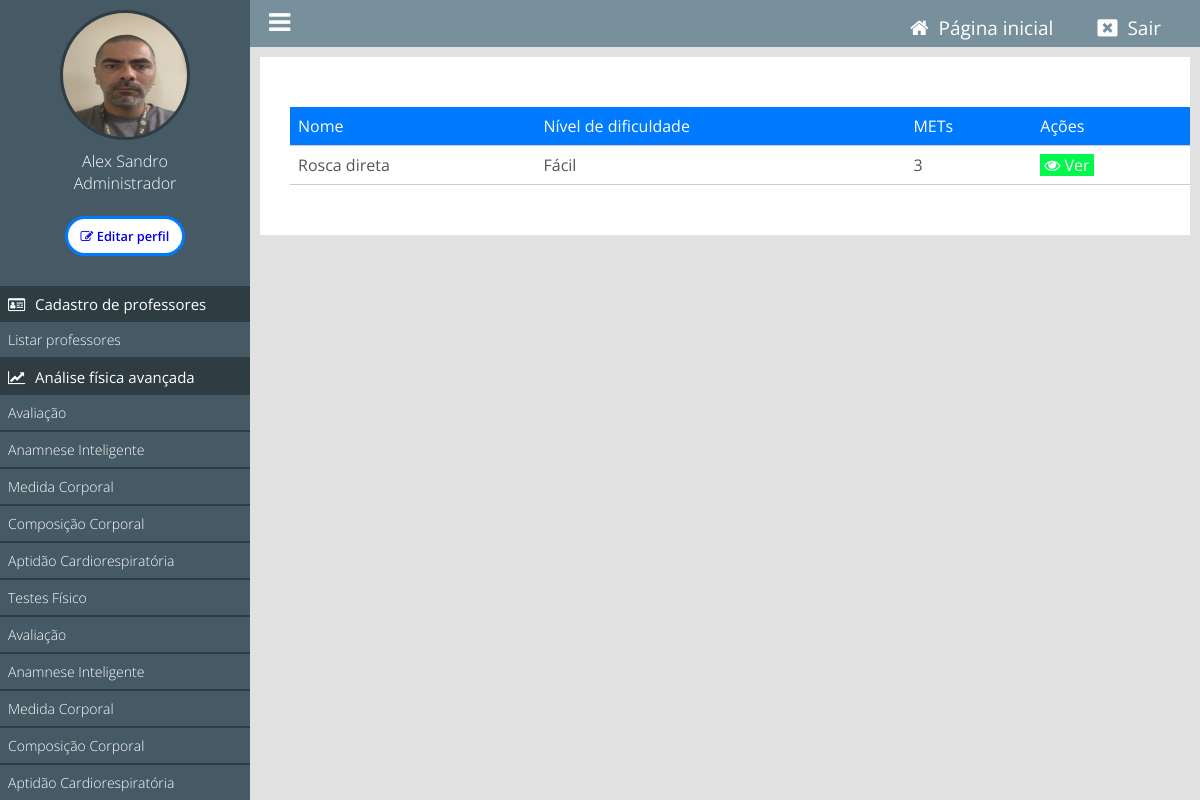
Before: /painel/listar-exercicios (signed in) with the older database file.
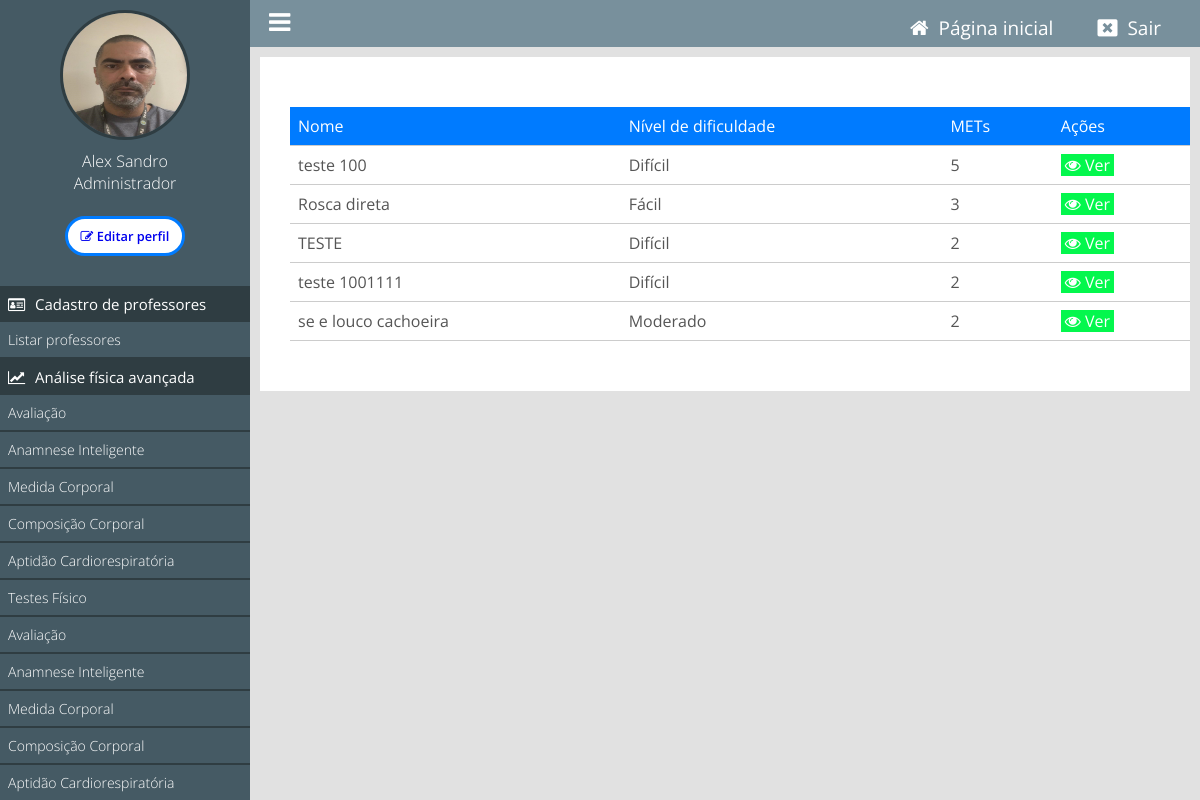
After: the same page with the newer database file.
### tables this page shows
CREATE TABLE IF NOT EXISTS `tb_exercicios_lib` (
  `id` int NOT NULL AUTO_INCREMENT,
  `usuario_id` int NOT NULL,
  `categoria_id` int NOT NULL,
  `nome_exercicio` varchar(255) NOT NULL,
  `articulacao` varchar(255) NOT NULL,
  `membro` varchar(255) NOT NULL,
  `grupo_muscular` varchar(255) NOT NULL,
  `aplicacao_forca` varchar(255) NOT NULL,
  `movimento` varchar(255) NOT NULL,
  `video` varchar(255) NOT NULL,
  `contra_indicacoes` varchar(255) NOT NULL,
  `indicacoes` varchar(255) NOT NULL,
  `mets_consumo_energetico` float NOT NULL,
  `nivel_dificuldade` varchar(255) NOT NULL,
  `created_at` timestamp NULL DEFAULT CURRENT_TIMESTAMP,
  `data_inclusao` datetime NOT NULL,
  PRIMARY KEY (`id`)
);

### classes/MySql.php (called while the page is built)
<?php
    class MySql{
        private static $pdo;
        public static function conectar(){
            if(self::$pdo == null){
                try{
                    self::$pdo = new PDO('mysql:host='.HOST.';dbname='.DATABASE,USER,PASSWORD,array(PDO::MYSQL_ATTR_INIT_COMMAND => "SET NAMES utf8"));
                    self::$pdo->setAttribute(PDO::ATTR_ERRMODE,PDO::ERRMODE_EXCEPTION);
                }catch(Exception $e) {
                    echo 'erro ao conectar, tente novamente mais tarde';
                }
            }
            return self::$pdo;
        }
    }
?>

### classes/Exercicio.php (called while the page is built, shortened)
<?php
class Exercicio {
    private $db;
    public function __construct() {
        $this->db = MySql::conectar();
    }
    public function buscarExercicios() {
        try {
            $sql = $this->db->prepare("SELECT * FROM `tb_exercicios_lib`;");
            $sql->execute();
            $resultados = $sql->fetchAll(PDO::FETCH_ASSOC);
            return $resultados ?: [];
        } catch (PDOException $e) {
            error_log("Erro ao listar exercícios: " . $e->getMessage());
            return false;
        }
    }
}
?>

### painel/pages/listar-exercicios.php (the view, shortened to what this page needs)
<?php
$exercicio = new Exercicio();
$exercicios = $exercicio->buscarExercicios();
?>
<div class="box-content">
<table id="lista-exercicios" class="display" style="width:100%" data-order='[[ 1, "asc" ]]'>
        <thead>
            <tr>
                <td>Nome</td>
                <td>Nível de dificuldade</td>
                <td>METs</td>
                <td>Ações</td>
            </tr>
        </thead>
        <tbody>
        <?php if(count($exercicios) > 0): ?>
                <?php foreach($exercicios as $exercicio): ?>
                    <tr>
                        <td><?php echo $exercicio['nome_exercicio']; ?></td>
                        <td><?php echo $exercicio['nivel_dificuldade']; ?></td>
                        <td><?php echo $exercicio['mets_consumo_energetico']; ?></td>
                        <td><a class="btn view" href="<?php echo INCLUDE_PATH_PAINEL . 'ver-exercicio?id=' . $exercicio['id']; ?>"><i class="fa fa-eye" aria-hidden="true"></i> Ver</a></td>
                    </tr>
                <?php endforeach; ?>
            <?php endif; ?>
        </tbody>
    </table>
</div>

Changed rows visible on the page:
added tb_exercicios_lib: nome_exercicio "teste 100", nivel_dificuldade "Difícil", mets_consumo_energetico "5"
added tb_exercicios_lib: nome_exercicio "TESTE", nivel_dificuldade "Difícil", mets_consumo_energetico "2"
added tb_exercicios_lib: nome_exercicio "teste 1001111", nivel_dificuldade "Difícil", mets_consumo_energetico "2"
added tb_exercicios_lib: nome_exercicio "se e louco cachoeira", nivel_dificuldade "Moderado", mets_consumo_energetico "2"
